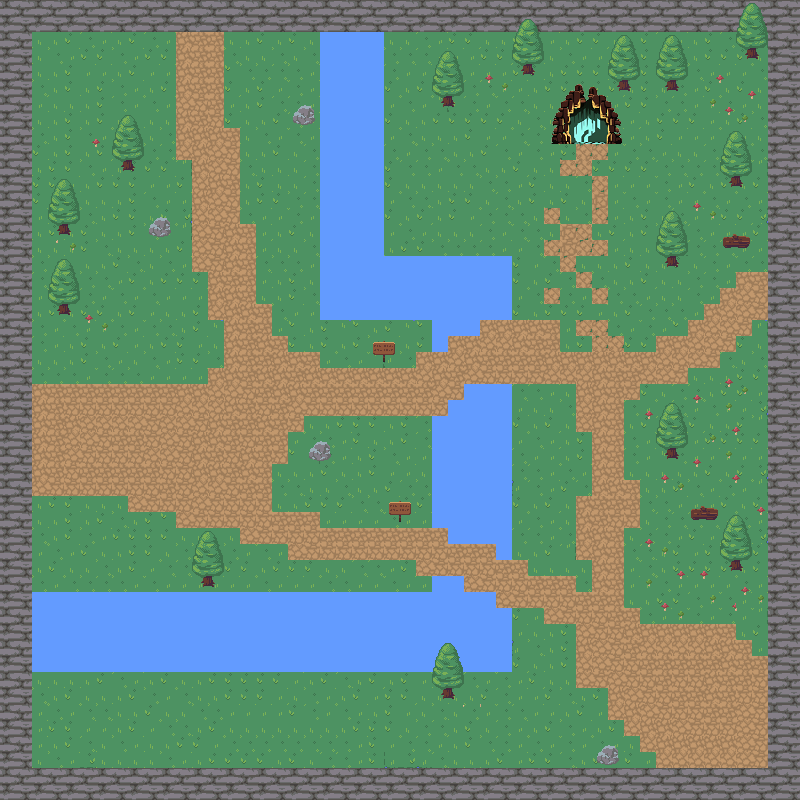

This game map was drawn from its Tiled (.tmx) file and the tilesets committed beside it. A one-line description and the trimmed map source follow:
An orthogonal 50x50 tile map with 16x16 px tiles, 6 tile layers (background, Walls, Water, Path, ...), 3 tilesets and 43 objects (39x collision, player, enter_cave, enter_cave_exit).

<map version="1.9" tiledversion="1.9.2" orientation="orthogonal" renderorder="right-down" width="50" height="50" tilewidth="16" tileheight="16" infinite="0" nextlayerid="8" nextobjectid="64">
 <tileset firstgid="1" name=" Nature" tilewidth="16" tileheight="16" tilecount="720" columns="40">
  <image source="Nature.png" trans="000000" width="641" height="288" />
 </tileset>
 <tileset firstgid="721" name="Nature" tilewidth="16" tileheight="16" tilecount="720" columns="40">
  <image source="Nature.png" trans="000000" width="641" height="288" />
 </tileset>
 <tileset firstgid="1441" name="cave" tilewidth="16" tileheight="16" tilecount="20" columns="5">
  <image source="cave.png" trans="000000" width="88" height="76" />
 </tileset>
 <layer id="1" name="background" width="50" height="50">
  <data>[2500 cells, 2500 non-empty, 28 distinct tile ids]</data>
 </layer>
 <layer id="2" name="Walls" width="50" height="50">
  <data>[2500 cells, 384 non-empty, 4 distinct tile ids]</data>
 </layer>
 <layer id="3" name="Water" width="50" height="50">
  <data>[2500 cells, 339 non-empty, 4 distinct tile ids]</data>
 </layer>
 <layer id="4" name="Path" width="50" height="50">
  <data>[2500 cells, 507 non-empty, 10 distinct tile ids]</data>
 </layer>
 <layer id="6" name="decorations" width="50" height="50">
  <data>[2500 cells, 233 non-empty, 30 distinct tile ids]</data>
 </layer>
 <layer id="7" name="cave" width="50" height="50">
  <data>[2500 cells, 20 non-empty, 20 distinct tile ids]</data>
 </layer>
 <objectgroup id="5" name="Objects">
  <object id="1" name="player" x="260" y="388">
   <point />
  </object>
  <object id="6" name="collision" class="collision" x="1" y="0" width="799" height="29" />
  <object id="7" name="collision" class="collision" x="766" y="0" width="35" height="800" />
  <object id="8" name="collision" class="collision" x="1" y="0" width="31" height="799" />
  <object id="9" name="collision" class="collision" x="1" y="769" width="800" height="29" />
  <object id="10" name="collision" class="collision" x="320.5" y="29" width="64" height="291" />
  <object id="11" name="collision" class="collision" x="384.5" y="256" width="126.5" height="64" />
  <object id="12" name="collision" class="collision" x="433" y="321" width="48" height="16" />
  <object id="14" name="collision" class="collision" x="432" y="319.5" width="16.5" height="32.5" />
  <object id="15" name="collision" class="collision" x="463" y="384.5" width="48.5" height="15.5" />
  <object id="16" name="collision" class="collision" x="449" y="400" width="62.5" height="16.5" />
  <object id="17" name="collision" class="collision" x="432.5" y="416.5" width="80" height="112" />
  <object id="18" name="collision" class="collision" x="448" y="528" width="64.5" height="15.5" />
  <object id="19" name="collision" class="collision" x="496.5" y="543" width="15.5" height="16" />
  <object id="20" name="collision" class="collision" x="432" y="577" width="30.5" height="15" />
  <object id="22" name="collision" class="collision" x="496" y="608.5" width="17" height="63.5" />
  <object id="23" name="collision" class="collision" x="32.6667" y="592" width="463.333" height="80" />
  <object id="29" name="collision" x="443.5" y="66.5" width="7.33333" height="40" />
  <object id="32" name="collision" x="524" y="36" width="8.83333" height="40" />
  <object id="33" name="collision" x="619.833" y="48.5" width="7.66667" height="42.3333" />
  <object id="34" name="collision" x="667.167" y="51.6667" width="9.5" height="39.8333" />
  <object id="36" name="collision" x="746.833" y="28" width="8.5" height="30" />
  <object id="37" name="collision" x="731.167" y="145" width="8.5" height="41.6667" />
  <object id="38" name="collision" x="667.333" y="227.667" width="8.83333" height="39.1667" />
  <object id="39" name="collision" x="667.167" y="419" width="9.5" height="39.6667" />
  <object id="40" name="collision" x="730.667" y="529.5" width="9.33333" height="42.6667" />
  <object id="42" name="collision" x="694" y="512.833" width="20.1667" height="7.83333" />
  <object id="43" name="collision" x="600.167" y="752.167" width="15.8333" height="11.1667" />
  <object id="44" name="collision" x="443.667" y="661" width="9" height="38.8333" />
  <object id="45" name="collision" x="202.167" y="548" width="10.1667" height="39" />
  <object id="46" name="collision" x="311.333" y="450.667" width="15.1667" height="10.3333" />
  <object id="49" name="collision" x="296.667" y="113.5" width="14" height="8.33333" />
  <object id="50" name="collision" x="151.833" y="226" width="16.1667" height="11" />
  <object id="51" name="collision" x="123.667" y="131.333" width="8.66667" height="41.5" />
  <object id="52" name="collision" x="59.1667" y="274.167" width="9.5" height="40.5" />
  <object id="53" name="collision" x="59.1667" y="193.833" width="8.66667" height="42" />
  <object id="54" name="collision" x="726.591" y="239.939" width="19.2273" height="6.74242" />
  <object id="55" x="-213.333" y="5.33333" />
  <object id="56" name="collision" x="393.25" y="504.917" width="13.75" height="18" />
  <object id="57" name="collision" x="376.75" y="346.083" width="13.1667" height="16.25" />
  <object id="61" name="collision" x="561" y="130.212">
   <polygon points="0,0 53.3333,-0.20012 53.6667,-11.2067 40.3333,-19.2115 12,-20.2121 2,-11.4068" />
  </object>
  <object id="62" name="enter_cave" x="572" y="127" width="31.5" height="28" />
  <object id="63" name="enter_cave_exit" x="588" y="162">
   <point />
  </object>
 </objectgroup>
</map>
